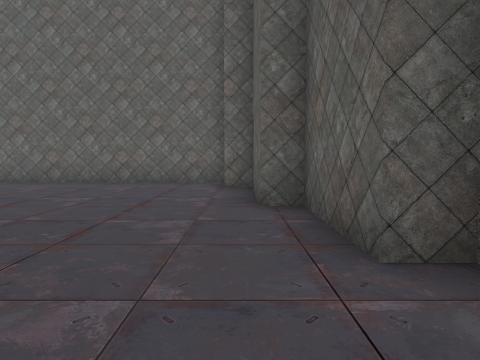
[1] (above)

17 first-person views from a walk through a 3-D level made in the Unity game engine. The camera is 1.4 m above the floor, tilts 4° down and sees 75° across. The floor is counted in squares, 2 m on a side. Each view is taken from the middle of a square. On the plan, view 1 faces up. The plan holds only what a view shows up to about 10 squares ahead; the rest is blank. The place goes on beyond the plan. The player is left out. Some animated figures are not drawn.

[2]
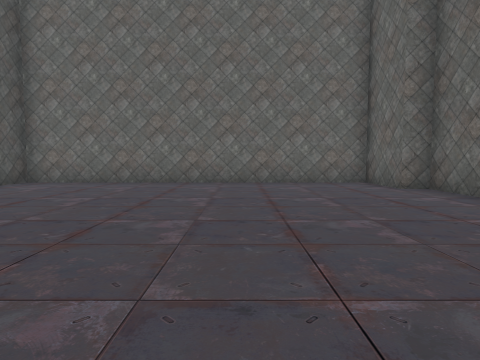

[3]
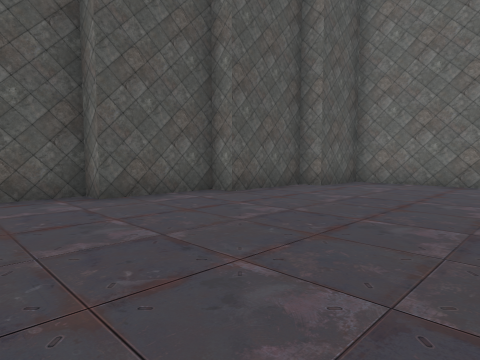

[4]
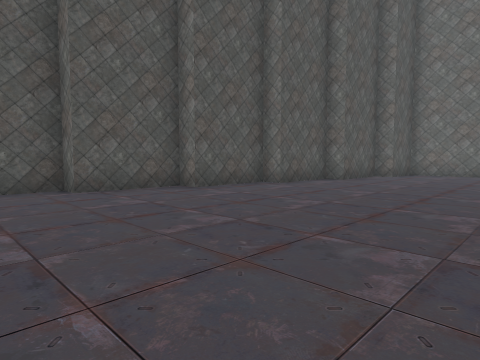

[5]
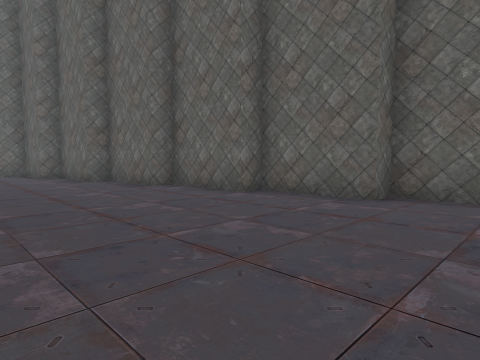

[6]
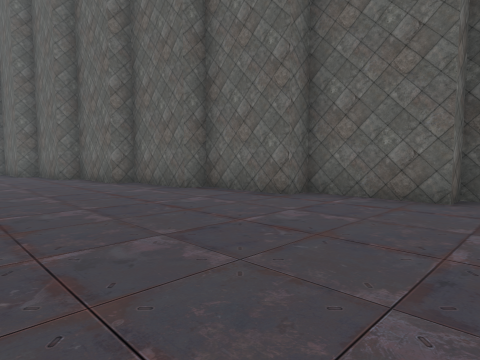

[7]
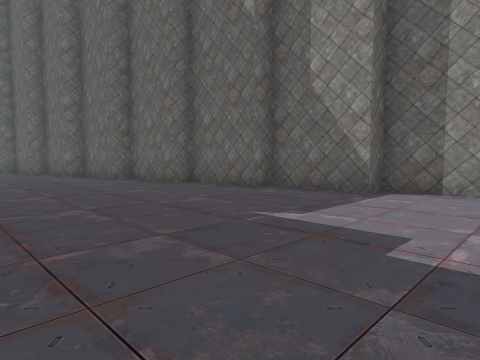

[8]
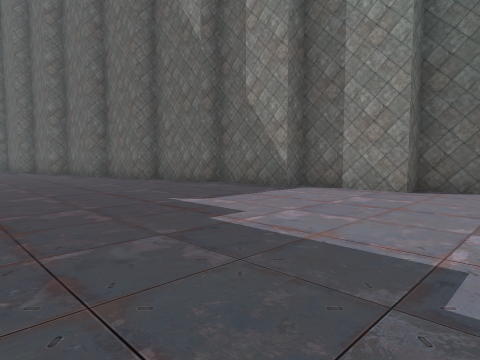

[9]
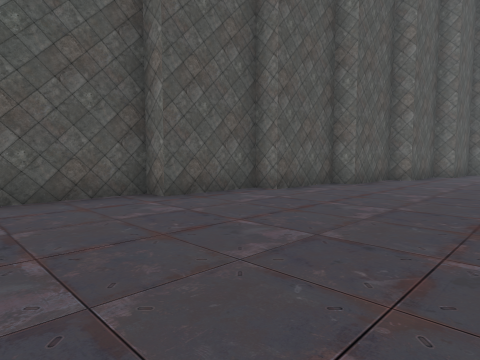

[10]
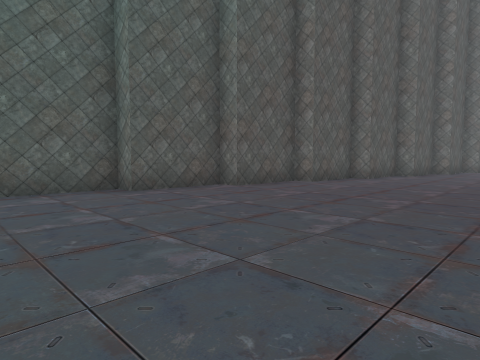

[11]
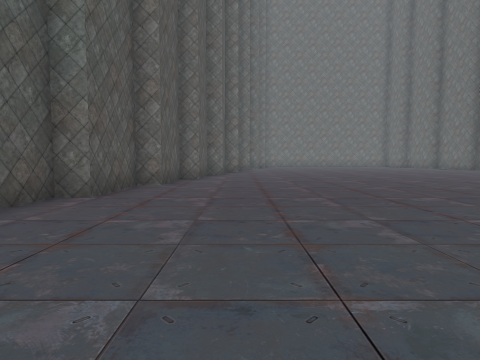

[12]
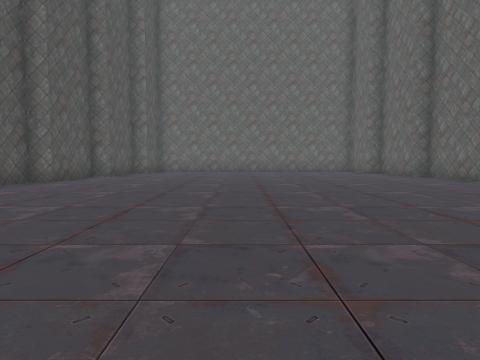

[13]
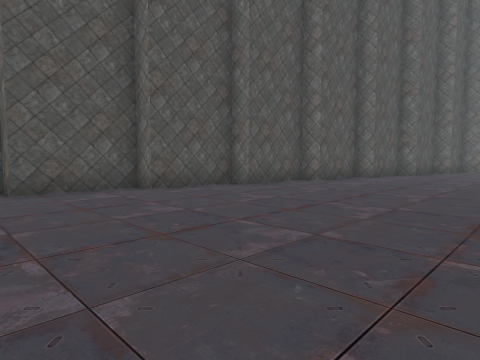

[14]
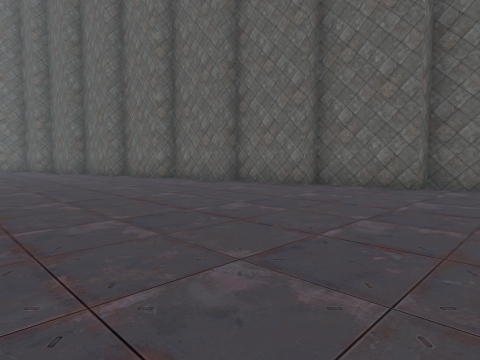

[15]
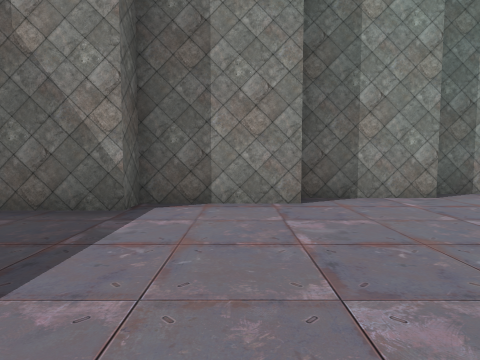

[16]
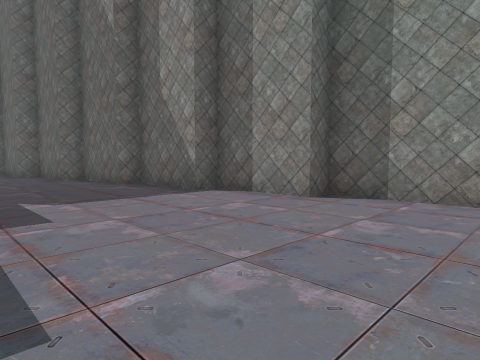

[17]
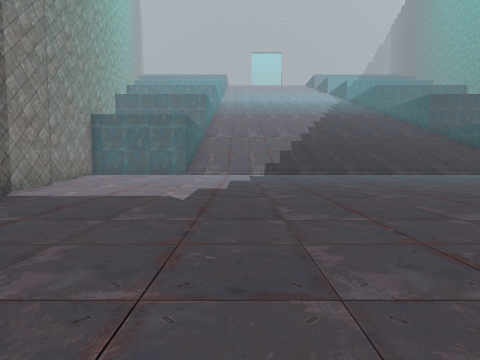

### Floor plan
Points are (right, up) in squares from view 1. A wall is a line through its corners. A room is listed if a view was taken in it or the views show most of it. See-through windows are left out.
Room 1 (views 1, 2, 3, 4, 5, 6, 7, 8, 9, 10, 11, 12, 13, 14, 15, 16, 17)
walls: (3.5, -7.9) (3.5, -5.4) (2.9, -5.4) (2.9, -2.9) (2.2, -2.9) (2.2, -0.4) (1.6, -0.4) (1.6, 2.1) (0.9, 2.1) (0.9, 4.6) (0.3, 4.6) (0.3, 7.1) (-0.3, 7.1) (-0.3, 9) (-10.1, 9) (-10.1, 7.1) (-10.8, 7.1) (-10.8, 4.6) (-11.4, 4.6) (-11.4, 2.1); (-12.1, 2.1) (-12.1, -0.4) (-12.7, -0.4) (-12.7, -2.9) (-13.4, -2.9) (-13.4, -5.4) (-14, -5.4) (-14, -7.9) (-14.7, -7.9) (-14.7, -10.4) (-15.3, -10.4) (-15.3, -12.9) (-16, -12.9) (-16, -15.1); (5.5, -15.5) (5.5, -12.9) (4.8, -12.9) (4.8, -10.4) (4.2, -10.4) (4.2, -7.9); (6.1, -16.5) (6.1, -15.8)

Where each view was taken, in squares from view 1:
view 1: 0 up, 0 right, facing up
view 2: 0 up, 4 left, facing up
view 3: 0 up, 6 left, facing up-left
view 4: 5 down, 6 left, facing up-left
view 5: 5 down, 3 left, facing up-right
view 6: 9 down, 2 left, facing up-right
view 7: 13 down, 2 left, facing up-right
view 8: 15 down, 2 left, facing up-right
view 9: 11 down, 9 left, facing up-left
view 10: 16 down, 9 left, facing up-left
view 11: 16 down, 12 left, facing up
view 12: 7 down, 6 left, facing up
view 13: 9 down, 7 left, facing up-left
view 14: 10 down, 4 left, facing up-right
view 15: 12 down, 0 right, facing right
view 16: 16 down, 0 right, facing up-right
view 17: 5 down, 0 right, facing down
